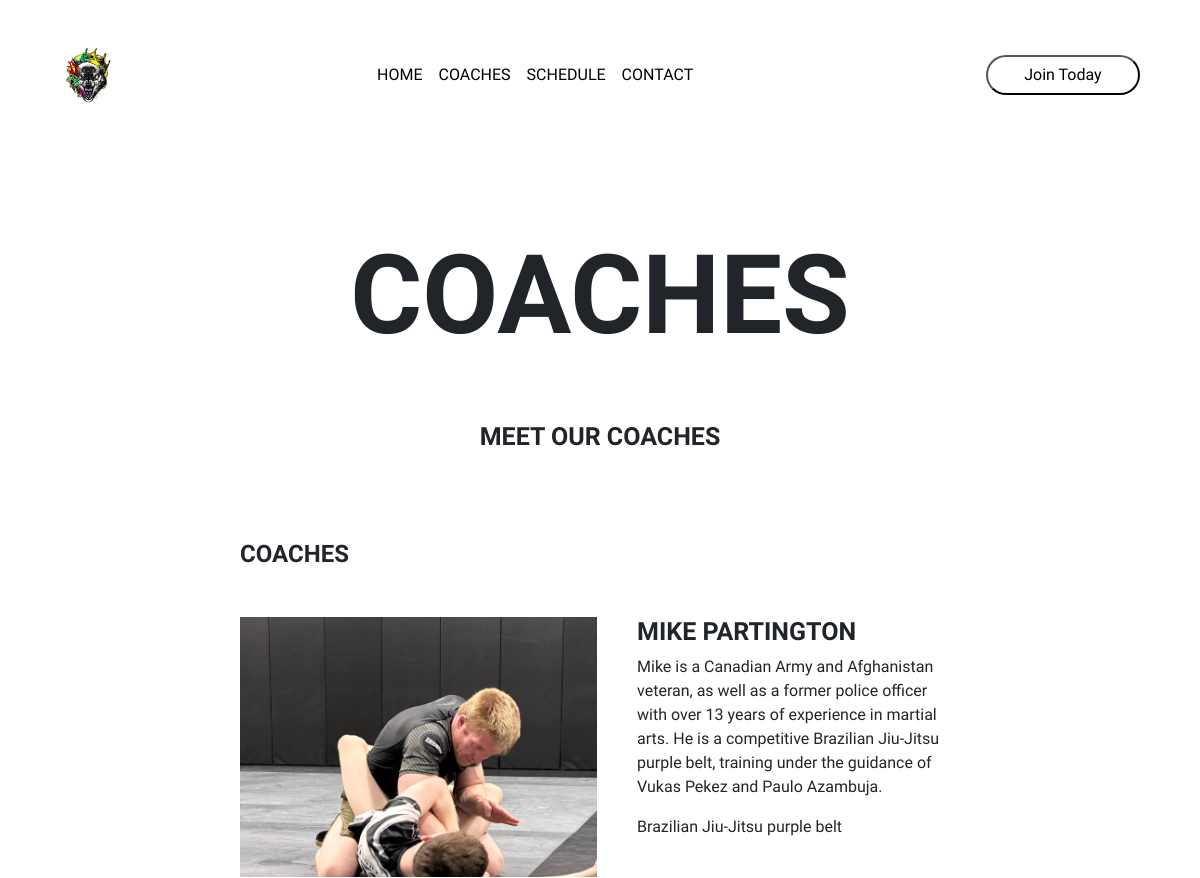
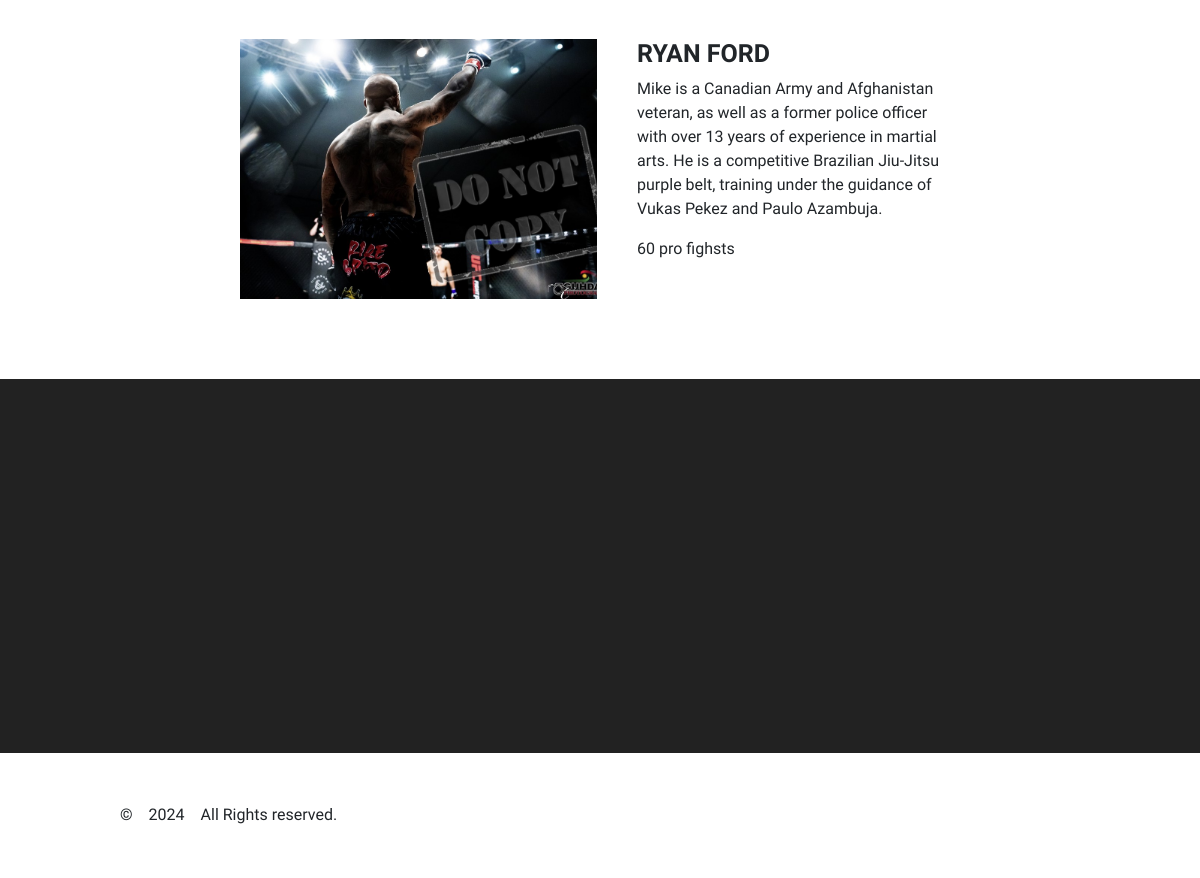
The app's page /coaches with its own data (2 pictures, top to bottom).
### main/models.py (models this page shows, shortened)
class Coach(models.Model):
    name = models.CharField(max_length=200)
    image = models.ImageField(upload_to='images/')
    bio = models.TextField(max_length=500,blank=True, null=True)
    stats = models.CharField(max_length=500,blank=True, null=True)
    deleted = models.BooleanField(default=False)

### main/views.py (the view)
# urls.py: path('coaches', views.coaches, name='coaches'),
def coaches (request):
    activeCoaches = Coach.objects.filter(deleted=False)
    return render(request, "coaches.html", {'coaches' : activeCoaches})

### main/templates/coaches.html
{% extends "base.html" %} {%load static%}{% block content %}
<div class="coachesMainDiv">
	<div class="coachesLandingPage">
		<div class="coachesContainer">
			<h3>Coaches</h3>
		</div>
	</div>
	<div class="coachesDetail">
		<div class="coachesContainerTitle">
			<h4>Meet Our Coaches</h4>
		</div>
	</div>
	<div class="coachesListContainer">
		<div class="coachesListTitle">
			<h4>Coaches</h4>
		</div>
		{% for coach in coaches %}
		<div class="coachesSpecificInfo">
			<div
				class="coachesImage"
				id="coachesImage{{ forloop.counter }}"
				data-original-url="{{ coach.image.url }}"
				style="background-image: url('{{ coach.image.url }}'); background-size: cover; background-position: center;"
			></div>
			<div class="coachesInfo">
				<h4>{{ coach.name }}</h4>
				<p>{{ coach.bio }}</p>
				<p>{{ coach.stats }}</p>
			</div>
		</div>
		{% endfor %}
	</div>
</div>
{% endblock %}

### main/static/navBarStyles.css (style rules this page uses)
body { transition: background-color 1s; font-family: 'Barlow Condensed', sans-serif; font-weight: 500; font-style: normal; }

### main/static/coachesStyles.css (style rules this page uses)
.coachesMainDiv { display: flex; flex-direction: column; gap: 5rem; }
.coachesLandingPage { width: 80%; height: 12rem; margin: auto; }
.coachesContainer { margin-top: 5rem; display: flex; justify-content: center; align-items: center; }
.coachesContainer h3 { font-family: 'Barlow Condensed', sans-serif; font-weight: 800; font-style: bold; font-size: 6.88rem; text-align: center; text-transform: uppercase; }
.coachesDetail { display: flex; flex-direction: column; gap: 2.5rem; }
.coachesContainerTitle { display: flex; justify-content: center; align-items: center; }
.coachesContainerTitle h4 { font-family: 'Barlow Condensed', sans-serif; font-weight: 800; font-size: 1.563rem; text-transform: uppercase; }
.coachesListContainer { width: 60%; margin: auto; display: flex; flex-direction: column; gap: 2.5rem; }
.coachesListTitle { display: flex; justify-content: flex-start; align-items: center; }
.coachesListTitle h4 { font-family: 'Barlow Condensed', sans-serif; font-weight: 800; font-size: 1.1.563rem; text-transform: uppercase; }
.coachesSpecificInfo { display: flex; gap: 2.5rem; }
.coachesInfo { width: 50%; display: flex; flex-direction: column; align-items: flex-start; }
.coachesInfo h4 { font-family: 'Barlow Condensed', sans-serif; font-weight: 800; font-size: 1.563rem; text-transform: uppercase; }
.coachesInfo p { font-family: 'Barlow Condensed', sans-serif; font-weight: 400; font-size: 1rem; }
.coachesImage { width: 398px; height: 260px; background-color: black; }

### records on screen
Coach: image (picture), name "MIKE PARTINGTON", bio "Mike is a Canadian Army and Afghanistan veteran, as well as a former police officer with over 13 years of experience in martial arts. He is a competitive Brazilian Jiu-Jitsu purple belt, training under the guidance of Vukas Pekez and Paulo Azambuja.", stats "Brazilian Jiu-Jitsu purple belt"
Coach: image (picture), name "RYAN FORD", bio "Mike is a Canadian Army and Afghanistan veteran, as well as a former police officer with over 13 years of experience in martial arts. He is a competitive Brazilian Jiu-Jitsu purple belt, training under the guidance of Vukas Pekez and Paulo Azambuja.", stats "60 pro fighsts"
